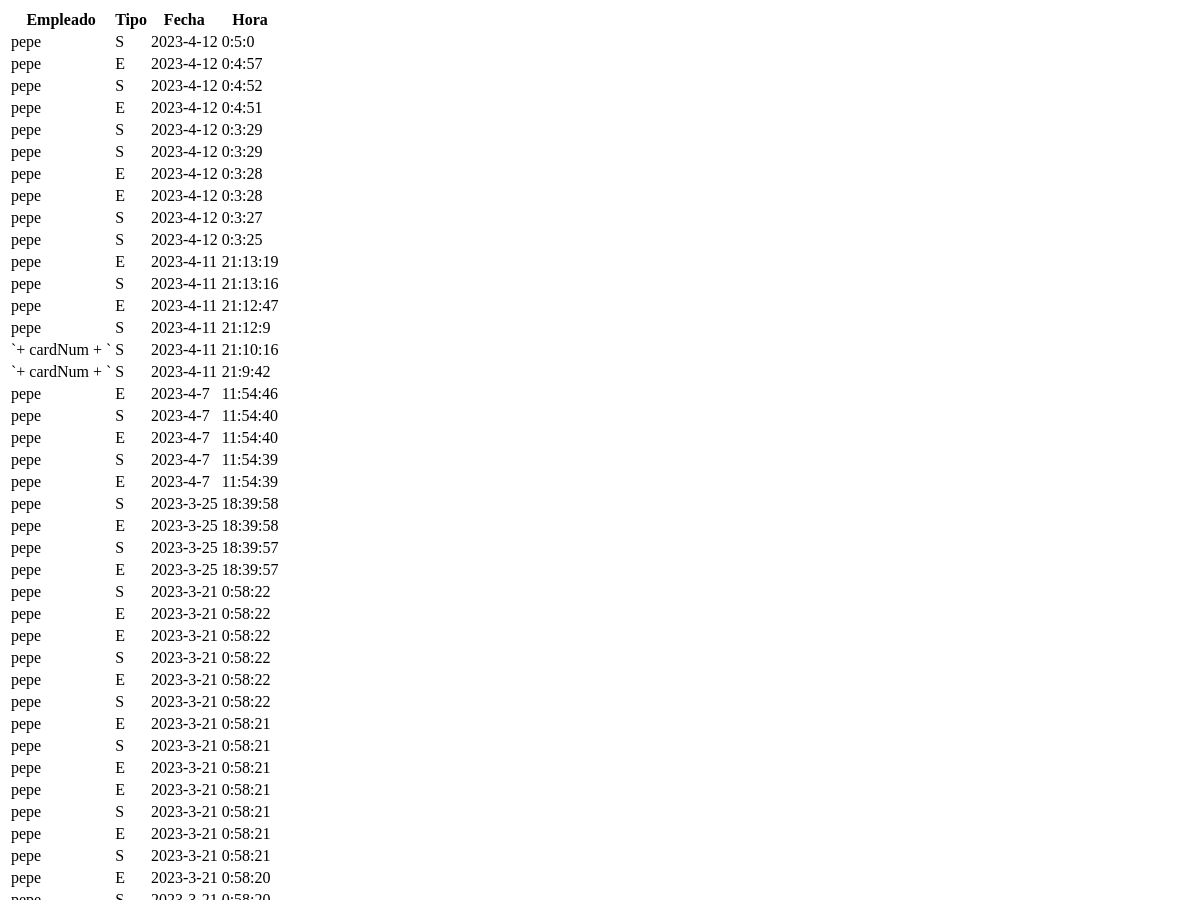
The app's page /Herramientas/VerRegistros (signed in, upper part), older data.
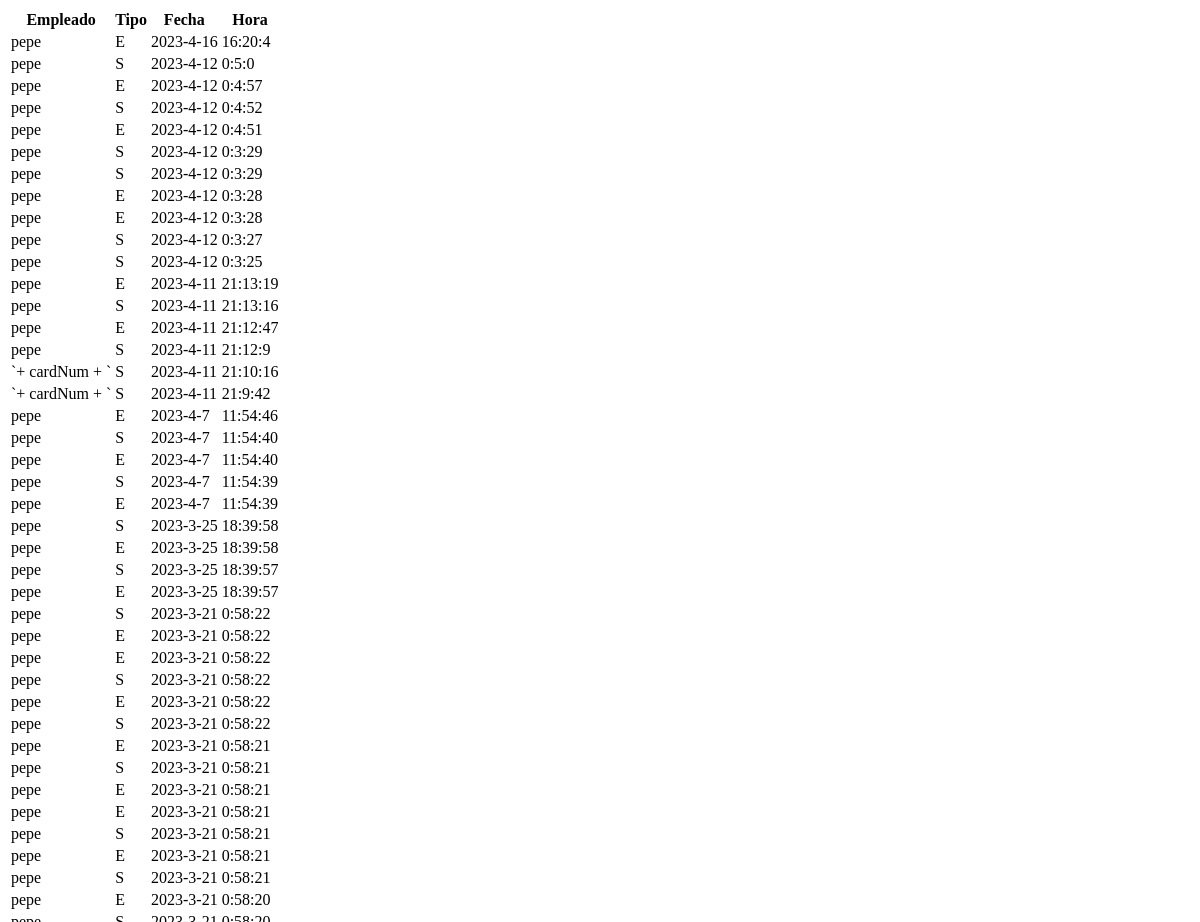
The same page, newer data.
### FlaskPresencia/models.py (models this page shows)
class RegistroMarcaje(db.Model):
    id = db.Column(db.Integer, primary_key=True)
    id_empleado = db.Column(db.String(250), nullable = False)
    fecha = db.Column(db.String(250), nullable = True)
    hora = db.Column(db.String(250), nullable = True)
    tipo = db.Column(db.String(250), nullable = False)
    sincronizado = db.Column(db.Boolean, nullable = True, default=False)
    terminal = db.Column(db.String(250), nullable = True, default="Web")

### FlaskPresencia/rutas.py (the view)
@app.route('/Herramientas/VerRegistros', methods=['GET', 'POST'])
@login_required
def verRegistros():
    registros = RegistroMarcaje.query.all()
    registros = sorted(registros, key=lambda x: x.id, reverse=True)
    admin = User.query.filter_by(username=current_user.username).first()
    if admin.rol_admin == True:
        admin = True
    else:
        admin = False
    empleados = User.query.filter_by().all()
    herramientas = True
    return render_template('VerRegistros.html', registros=registros, admin=admin, herramientas=herramientas, empleados=empleados)

### FlaskPresencia/rutas.py (called while the page is built)
@login_manager.user_loader
def load_user(user_id):
    return User.query.get(int(user_id))

### FlaskPresencia/templates/VerRegistros.html (shortened to what this page needs)
<div class="table-responsive-xl">
  <table id="data" class="table table-bordered table-striped">
    <thead>
      <tr>
        <th>Empleado</th>
        <th>Tipo</th>
        <th>Fecha</th>
        <th>Hora</th>
      </tr>
    </thead>
    <tbody id="TablaFilter">
      {% for registro in registros %}
      <tr>
        <td>{{ registro.id_empleado }}</td>
        <td>{{ registro.tipo }}</td>
        <td>{{ registro.fecha }}</td>
        <td>{{ registro.hora }}</td>
      </tr>
      {% endfor %}
    </tbody>
  </table>
</div>

Row changes from the older to the newer data that the page shows:
added RegistroMarcaje: id_empleado "pepe", tipo "E", fecha "2023-4-16", hora "16:20:4"
